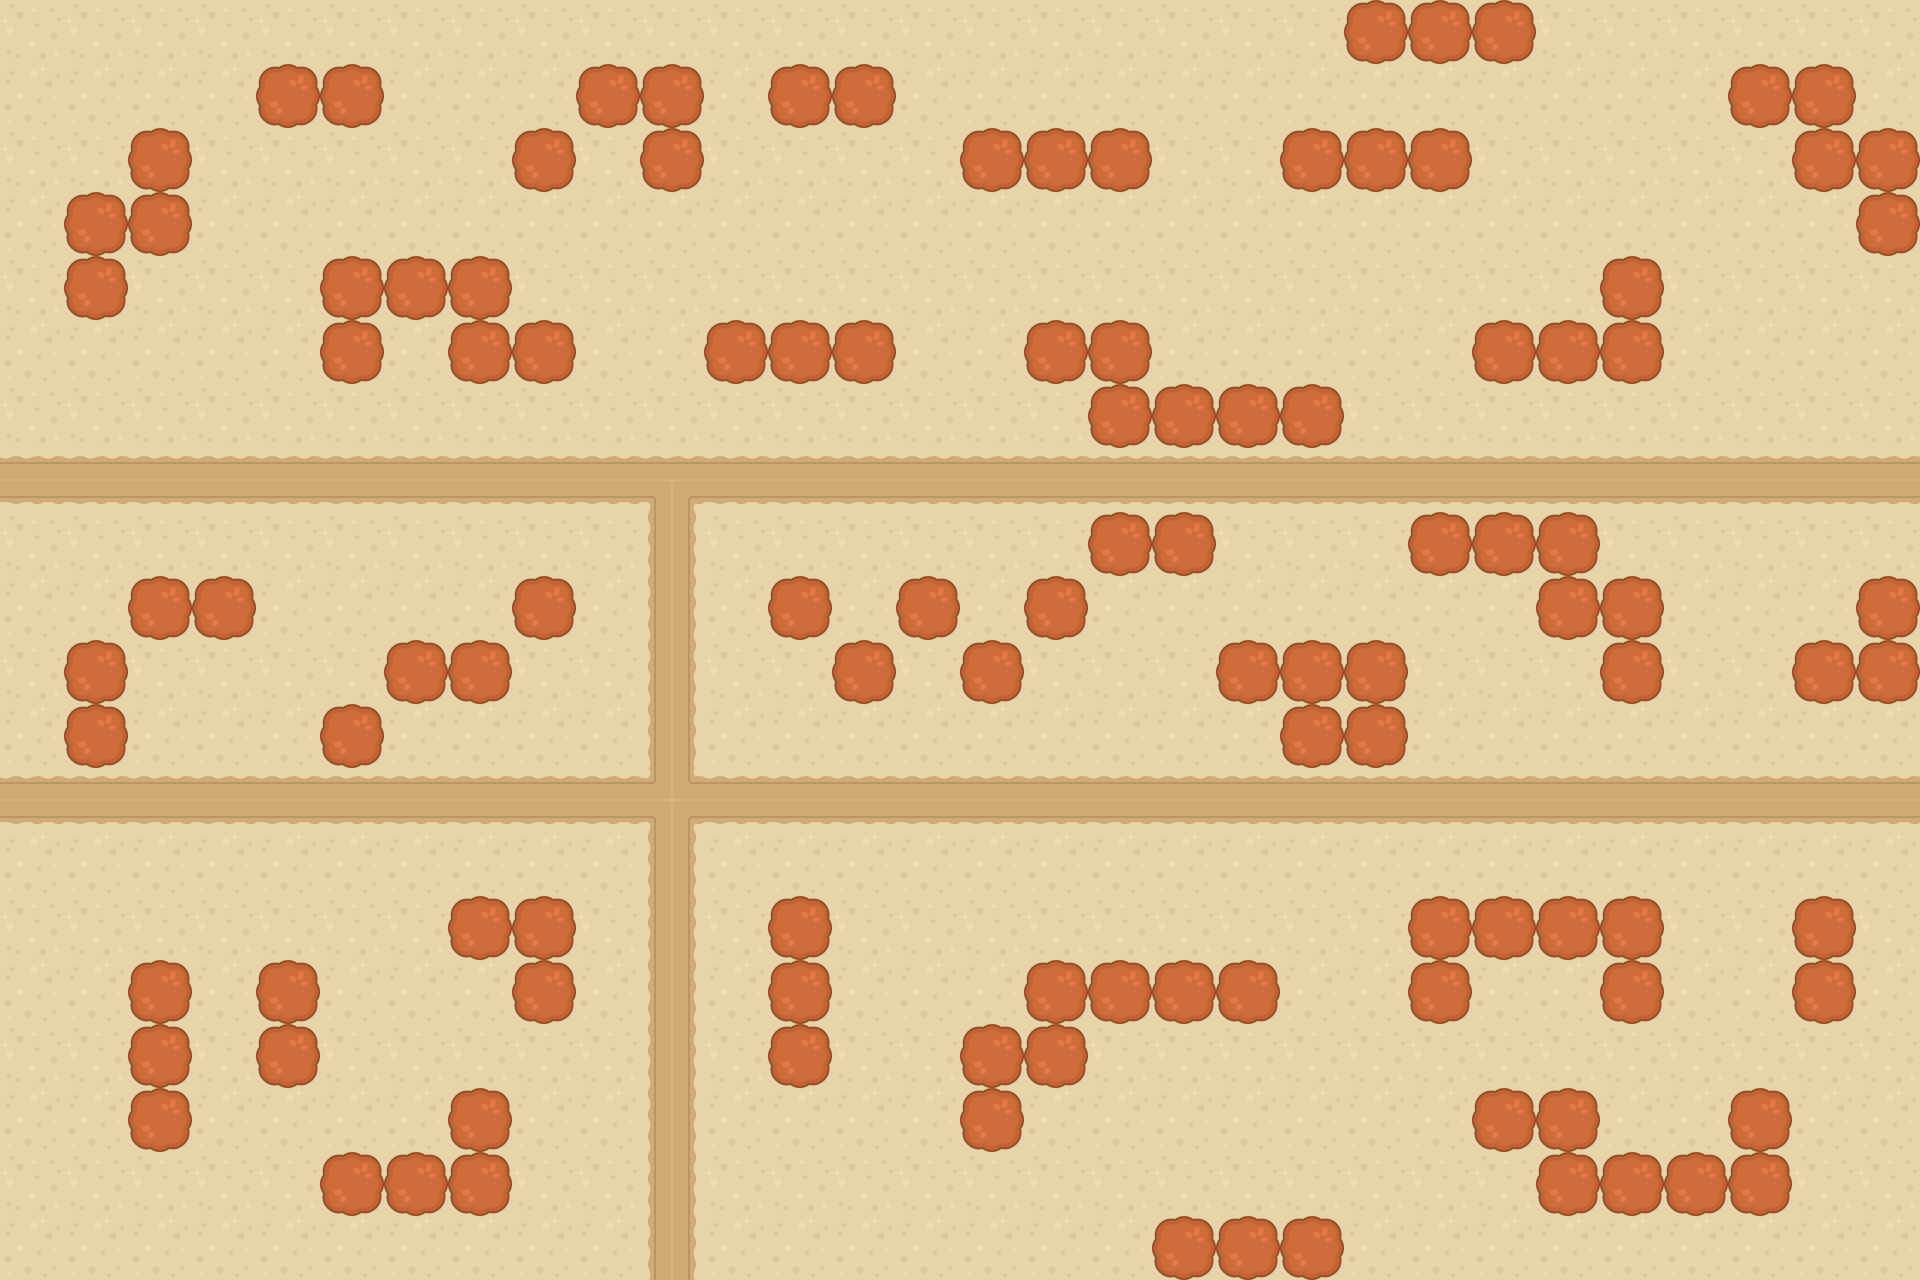

Below is a game level as drawn by its tile map, then a one-line description and the .tmx that defines it (tile-layer data replaced by summaries):
An orthogonal 30x20 tile map with 64x64 px tiles, 2 tile layers (ground, trees), 2 tilesets and 71 objects (61x tree, 5x mob, 2x boost_powerup, 2x repair_powerup, player).

<map version="1.2" tiledversion="2019.05.08" orientation="orthogonal" renderorder="right-down" width="30" height="20" tilewidth="64" tileheight="64" infinite="0" nextlayerid="4" nextobjectid="73">
 <tileset firstgid="1" source="terrainTiles_default.tsx" />
 <tileset firstgid="41" source="allSprites_default.tsx" />
 <layer id="1" name="ground" width="30" height="20">
  <data>[600 cells, 600 non-empty, 6 distinct tile ids]</data>
 </layer>
 <layer id="2" name="trees" width="30" height="20">
  <data>[600 cells, 114 non-empty, 1 distinct tile ids]</data>
 </layer>
 <objectgroup id="3" name="obstacles">
  <object id="1" name="tree" x="384" y="640" width="128" height="64" />
  <object id="2" name="tree" x="512" y="576" width="64" height="64" />
  <object id="3" name="tree" x="320" y="704" width="64" height="64" />
  <object id="4" name="tree" x="128" y="576" width="128" height="64" />
  <object id="5" name="tree" x="64" y="640" width="64" height="128" />
  <object id="6" name="tree" x="128" y="960" width="64" height="192" />
  <object id="7" name="tree" x="256" y="960" width="64" height="128" />
  <object id="8" name="tree" x="320" y="1152" width="192" height="64" />
  <object id="9" name="tree" x="448" y="1088" width="64" height="64" />
  <object id="10" name="tree" x="448" y="896" width="128" height="64" />
  <object id="11" name="tree" x="512" y="960" width="64" height="64" />
  <object id="12" name="tree" x="768" y="896" width="64" height="192" />
  <object id="13" name="tree" x="960" y="1024" width="64" height="128" />
  <object id="14" name="tree" x="1024" y="960" width="64" height="128" />
  <object id="15" name="tree" x="1088" y="960" width="192" height="64" />
  <object id="16" name="tree" x="1152" y="1216" width="192" height="64" />
  <object id="17" name="tree" x="1408" y="896" width="64" height="128" />
  <object id="18" name="tree" x="1472" y="896" width="192" height="64" />
  <object id="19" name="tree" x="1600" y="960" width="64" height="64" />
  <object id="20" name="tree" x="1472" y="1088" width="128" height="64" />
  <object id="21" name="tree" x="1536" y="1152" width="256" height="64" />
  <object id="22" name="tree" x="1728" y="1088" width="64" height="64" />
  <object id="23" name="tree" x="1792" y="896" width="64" height="128" />
  <object id="24" name="tree" x="1856" y="576" width="64" height="128" />
  <object id="25" name="tree" x="1792" y="640" width="64" height="64" />
  <object id="26" name="tree" x="1408" y="512" width="192" height="64" />
  <object id="27" name="tree" x="1536" y="576" width="128" height="64" />
  <object id="28" name="tree" x="1600" y="640" width="64" height="64" />
  <object id="29" name="tree" x="1216" y="640" width="192" height="64" />
  <object id="30" name="tree" x="1280" y="704" width="128" height="64" />
  <object id="31" name="tree" x="1088" y="512" width="128" height="64" />
  <object id="32" name="tree" x="1024" y="576" width="64" height="64" />
  <object id="33" name="tree" x="960" y="640" width="64" height="64" />
  <object id="34" name="tree" x="896" y="576" width="64" height="64" />
  <object id="35" name="tree" x="832" y="640" width="64" height="64" />
  <object id="36" name="tree" x="768" y="576" width="64" height="64" />
  <object id="37" name="tree" x="1024" y="320" width="128" height="64" />
  <object id="38" name="tree" x="1088" y="384" width="256" height="64" />
  <object id="39" name="tree" x="704" y="320" width="192" height="64" />
  <object id="40" name="tree" x="768" y="64" width="128" height="64" />
  <object id="41" name="tree" x="960" y="128" width="192" height="64" />
  <object id="42" name="tree" x="1280" y="128" width="192" height="64" />
  <object id="43" name="tree" x="1344" y="0" width="192" height="64" />
  <object id="44" name="tree" x="1728" y="64" width="128" height="64" />
  <object id="45" name="tree" x="1792" y="128" width="128" height="64" />
  <object id="46" name="tree" x="1856" y="192" width="64" height="64" />
  <object id="47" name="tree" x="1472" y="320" width="192" height="64" />
  <object id="48" name="tree" x="1600" y="256" width="64" height="64" />
  <object id="49" name="tree" x="512" y="128" width="64" height="64" />
  <object id="50" name="tree" x="576" y="64" width="128" height="64" />
  <object id="51" name="tree" x="640" y="128" width="64" height="64" />
  <object id="52" name="tree" x="256" y="64" width="128" height="64" />
  <object id="53" name="tree" x="64" y="192" width="64" height="128" />
  <object id="54" name="tree" x="128" y="128" width="64" height="128" />
  <object id="55" name="tree" x="320" y="256" width="192" height="64" />
  <object id="56" name="tree" x="320" y="320" width="64" height="64" />
  <object id="57" name="tree" x="448" y="320" width="128" height="64" />
  <object id="59" name="mob" x="208" y="464" width="32" height="32" />
  <object id="60" name="mob" x="208" y="1168" width="32" height="32" />
  <object id="61" name="mob" x="1552" y="1040" width="32" height="32" />
  <object id="62" name="mob" x="1552" y="208" width="32" height="32" />
  <object id="63" name="mob" x="1040" y="16" width="32" height="32" />
  <object id="64" name="player" x="656" y="464" width="32" height="32" />
  <object id="65" name="boost_powerup" x="912" y="720" width="32" height="32" />
  <object id="66" name="repair_powerup" x="784" y="208" width="32" height="32" />
  <object id="67" name="repair_powerup" x="208" y="1040" width="32" height="32" />
  <object id="68" name="boost_powerup" x="1296" y="1104" width="32" height="32" />
  <object id="69" name="tree" x="1920" y="0" width="16" height="1280" />
  <object id="70" name="tree" x="-16" y="1280" width="1952" height="16" />
  <object id="71" name="tree" x="-16" y="0" width="16" height="1280" />
  <object id="72" name="tree" x="-16" y="-16" width="1952" height="16" />
 </objectgroup>
</map>
